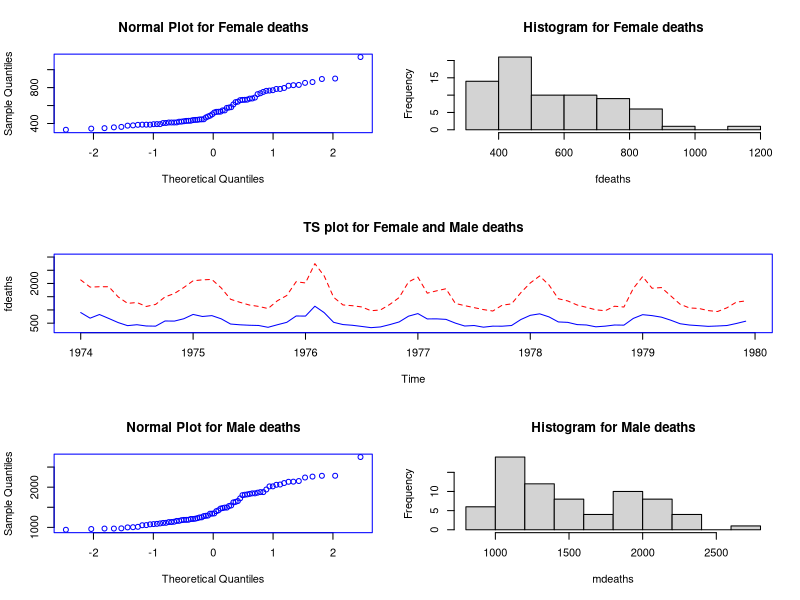
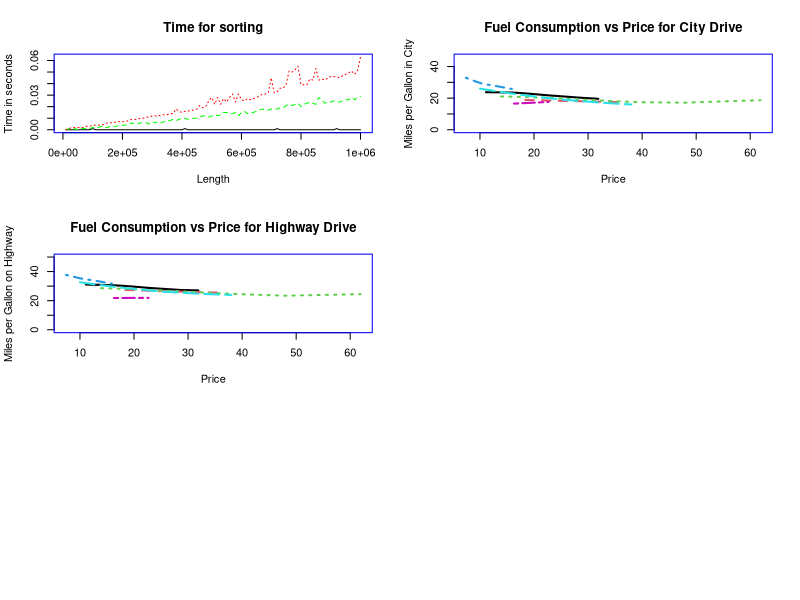
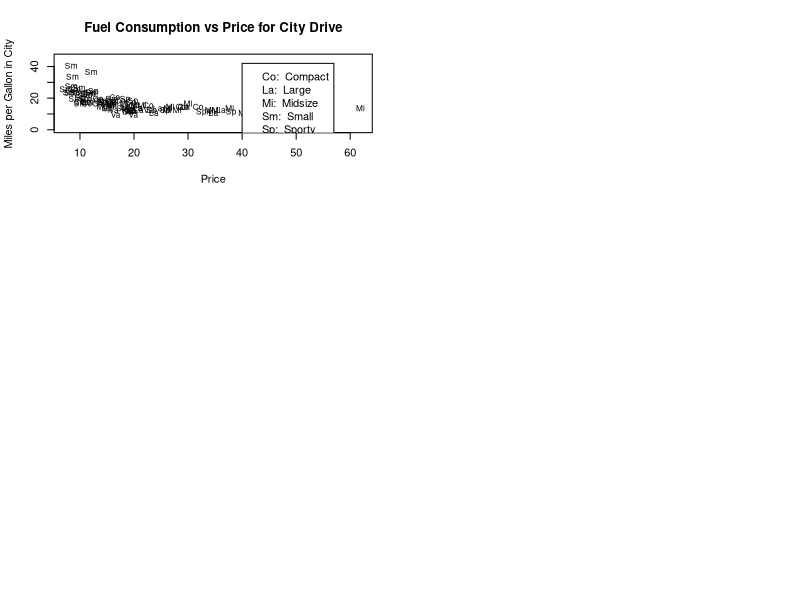
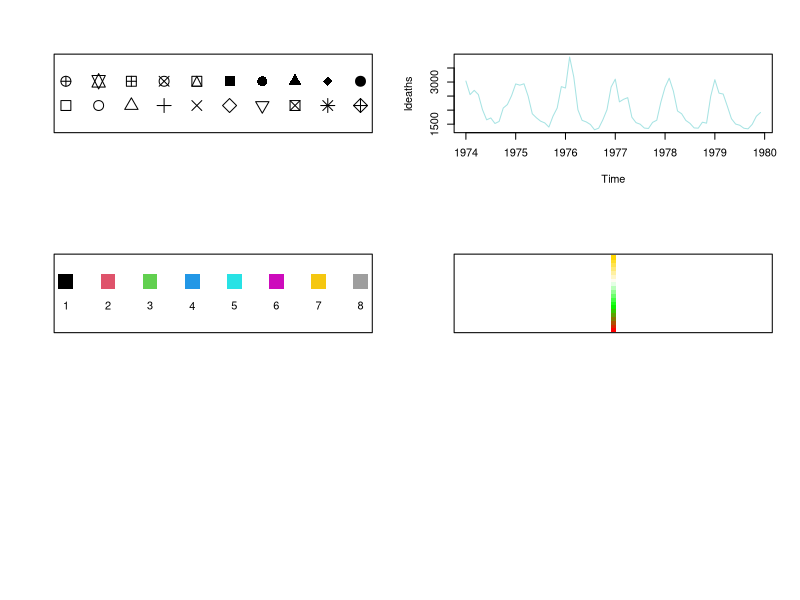
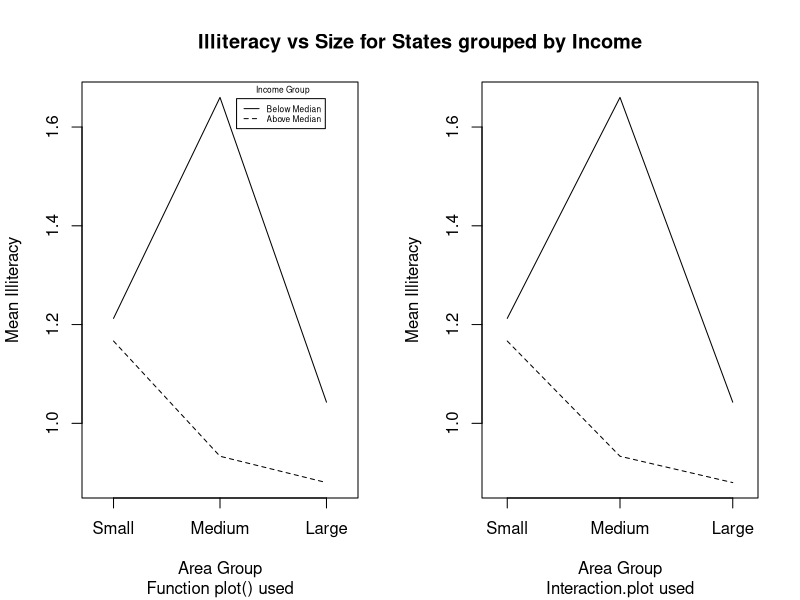
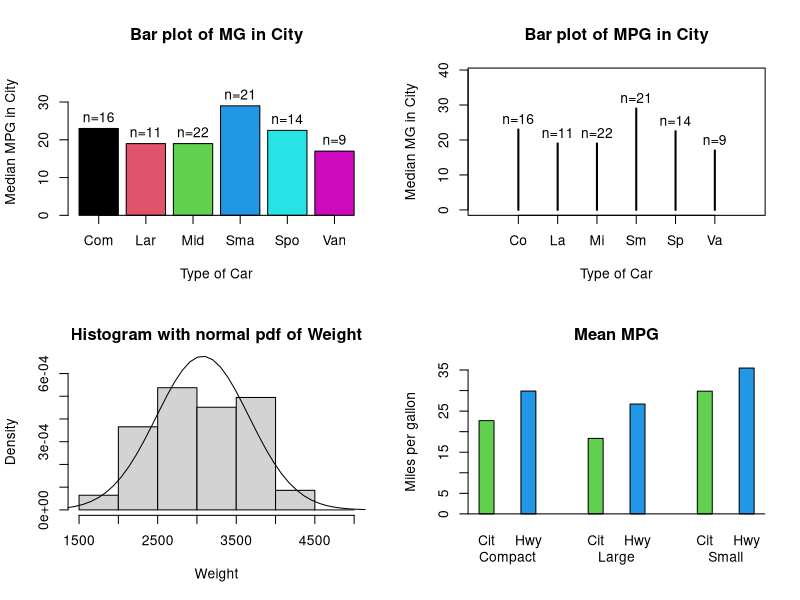
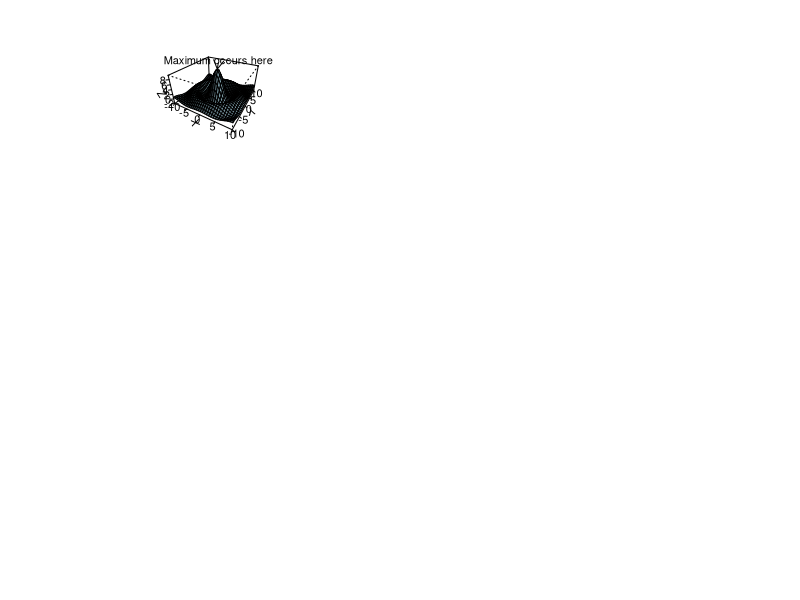

Reproduce these figures in R, in order.
## ---- chunk 1
par("fin")
## ---- chunk 2
par('col')
## ---- chunk 3
temp <- par(col = "blue")
## ---- chunk 4
temp
## ---- chunk 5
par('col')
## ---- chunk 6
par (mfrow = c(3,2), mfg = c(1,1))
qqnorm (fdeaths, main = "Normal Plot for Female deaths")
par (mfg = c(1,2))
hist (fdeaths, main = "Histogram for Female deaths")
par (mfrow = c(3,1), mfg = c(2,1))
ts.plot (fdeaths, ylim = c(250, 3000), main = "TS plot for Female and Male deaths")
lines (mdeaths, lty = 2, col = "red")
par (mfrow = c(3,2), mfg = c(3,1))
qqnorm (mdeaths, main = "Normal Plot for Male deaths")
par (mfg = c(3,2))
hist (mdeaths, main = "Histogram for Male deaths")
## ---- chunk 7
my.func <- function () 
{ times <- matrix(0,100,3)
  for(i in 1:100)
    {  n <- i * 10000
       s1 <- 1:n
       s2 <- sample(n)
       s3 <- rnorm(n)
       times[i,1] <- system.time(sort(s1))[1]
       times[i,2] <- system.time(sort(s2))[1]
       times[i,3] <- system.time(sort(s3))[1]
     }
  matplot(x = (1:100)*10000, y= times, type = "l", lty = 1:3,
          col = c("black", "green", "red"), xlab = "Length",  
          ylab = "Time in seconds", main = "Time for sorting")  
}
my.func()
## ---- chunk 8
my.func <- function (spar = 0.9)
{ require (MASS)                             # What is the effect of require()?
  oldstate <- par (no.readonly = TRUE)       # Describe object 'oldstate'
  on.exit (par (oldstate))                   # Of what use is on.exit()?

  cargrp <- Cars93[ , "Type"]
  price <- Cars93[ , "Price"]
  mpg.city <- Cars93[ , "MPG.city"]
  mpg.highway <- Cars93[ , "MPG.highway"]
  plot(price, mpg.city, type = "n", ylim = c(0, max(mpg.city)), 
       main = "Fuel Consumption vs Price for City Drive", xlab = "Price", 
       ylab = "Miles per Gallon in City")
  jj <- 0
  for(i in levels(cargrp))
    {  jj <- jj+1
       lines (smooth.spline (price[cargrp==i], mpg.city[cargrp==i], spar=spar),
              lty = jj, col = jj, lwd=2)
    }
  plot(price, mpg.highway, type = "n", ylim = c(0, max(mpg.highway)), 
       main = "Fuel Consumption vs Price for Highway Drive", xlab = "Price", 
       ylab = "Miles per Gallon on Highway")
  jj <- 0
  for(i in levels(cargrp))
    {  jj <- jj+1
       lines (smooth.spline (price[cargrp==i], mpg.highway[cargrp==i], 
                             spar = spar),
              lty = jj, col = jj, lwd = 2)
    }
}
my.func ()
## ---- chunk 9
my.func <- function()
{ require (MASS)  
  oldstate <- par (no.readonly = TRUE) 
  on.exit (par (oldstate)) 

  cargrp <- Cars93[ , "Type"]
  price <- Cars93[ , "Price"]
  mpg.city <- Cars93[ , "MPG.city"]
  plot(price, mpg.city, type = "n", ylim = c(0, max(mpg.city)), 
       main = "Fuel Consumption vs Price for City Drive", xlab = "Price", 
       ylab = "Miles per Gallon in City")
  char <- substring (as.character (cargrp), 1, 2)
  text (x = price, y = mpg.city, labels = char, pos = 1, cex = 0.75)
  labs <- paste (substring (levels (cargrp), 1, 2), levels(cargrp), sep=":  ")
  legend(x = 40, y = 42, legend = labs)
}
my.func ()
## ---- chunk 10
plot (x = rep(1:10, 2), y = rep (c(1,2), c(10,10)), pch = 0:19, cex = 2, 
      pty = "p", ylim = c(0,3), xlab = "", ylab = "", xaxt = "n", yaxt = "n")
## ---- chunk 11
plot (ldeaths, col = rgb (red = 167, green = 227, blue = 227, 
                          maxColorValue = 255))
## ---- chunk 12
plot (1:8, rep (1, 8), pch = 15, col = 1:8, cex = 3, ylim = c(-1,2), 
      xaxt = "n", yaxt = "n", xlab = "", ylab = "")
text (1:8, rep (0, 8), 1:8)
## ---- chunk 13
col.vec <- colorRampPalette (c ("red", "green", "white", "gold"))(20)
plot (rep(1,20), 1:20, col = col.vec, pch = 15,
      xaxt = "n", yaxt = "n", xlab = "", ylab = "")
## ---- chunk 14
my.func <- function()
{ old.state <- par(no.readonly = TRUE)
  on.exit (par (old.state))
  area <- state.x77[, "Area"]
  income <- state.x77[, "Income"]
  area.grp <- cut(area, c(0, quantile (area, c(1/3, 2/3, 1))),
                  labels = c("Small", "Medium", "Large"))
  income.grp <- cut(income, c(0, quantile (income, c(1/2, 1))),
                    labels = c("Below Median", "Above Median"))
  mns <- tapply(state.x77[, "Illiteracy"], list(area.grp, income.grp), mean)
  par(mfrow = c(1, 2))
  plot(c(0.8, 3.2), range(mns), type = "n", xaxt = "n", xlab = "Area Group", 
       ylab ="Mean Illiteracy", sub = "Function plot() used")
  axis(side = 1, at = 1:3, labels = levels(area.grp))
  lines(1:3, mns[, 1])
  lines(1:3, mns[, 2], lty = 2)
  par(usr = c(0, 1, 0, 1))
  legend(0.56, 0.96, lty = c(1,2), legend = levels(income.grp), cex= 0.5)
  text(0.63, 0.98, adj = 0, "Income Group", cex = 0.5)
	interaction.plot(area.grp, income.grp, state.x77[,"Illiteracy"], 
	                 xlab = "Area Group", ylab = "Mean Illiteracy", 
	                 sub = "Interaction.plot used", lty = 1:2, xtick = TRUE, 
	                 legend = FALSE)
  par(mfrow = c(1,1))
  par(new = T)
  plot(1:10, 1:10, type="n", xlab="", ylab="",axes = FALSE)
  title(main = "Illiteracy vs Size for States grouped by Income")
}
my.func ()
## ---- chunk 15
my.func <- function()
{ require (MASS)
  old.state <- par(no.readonly = TRUE)
  on.exit (par (old.state))
  par (mfrow = c(2,2))
  
  cargrp <- Cars93[,"Type"]
  meds <- tapply (Cars93[,"MPG.city"], cargrp, median)
  
  where <- barplot (meds, names = substring (levels(cargrp), 1, 3),
                    ylim = c(0, max(meds)+10), main = "Bar plot of MG in City",
                    xlab = "Type of Car", ylab = "Median MPG in City",
                    col = 1:length(meds), axis.lty = 1)
  text (where, meds+3, paste ("n", table (cargrp), sep = "="))

  # ---------------------------------------------------------------------------
  plot (0:(length(meds)+1), c(rep(0, (length(meds)+1)), max(meds)),
        ylim = c(0, max(meds)+10), type = "n", xlab = "", 
        ylab = "Median MG in City", main = "Bar plot of MPG in City", xaxt = "n")
  for (i in 1:length(meds))
    lines (c(i,i), c(0, meds[i]), lwd = 2)
  title (xlab = "Type of Car")
  axis (side = 1, at = 1:6, labels = substring(levels(cargrp), 1, 2))
  text (1:6, meds+3, paste("n", table (cargrp), sep = "="))
  
  # ---------------------------------------------------------------------------
  weight <- Cars93[,"Weight"]
  hist (weight, breaks = seq (from = 1500, to = 5000, by = 500), prob = TRUE,
        ylim = c(0, 0.0006), xlab = "Weight", main = "Histogram with normal pdf of Weight")
  pts <- seq (from = par("usr")[1], to = par("usr")[2], len = 40)
  lines (pts, dnorm(pts, mean=mean(weight), sd=sd(weight)), xpd = TRUE)
  
  # ---------------------------------------------------------------------------
  data.use <- Cars93[Cars93[,"Type"] == "Large" |
                     Cars93[,"Type"] == "Compact" |
                     Cars93[,"Type"] == "Small", c("Type", "MPG.city", "MPG.highway")]
  data.use [,1] <- factor (data.use [,1])
  rmeans <- apply (data.use[,2:3], 2, tapply, data.use[,1], mean)
  xvals <- barplot (t(rmeans), beside = TRUE, space = c(1.8, 3.5),
                    main = "Mean MPG", ylab = "Miles per gallon",
                    names = rep(c("Cit","Hwy"), 3), col = 3:4)
  axis (side = 1, at = apply (matrix (xvals, nrow = 2), 2, mean),
        line = 1, labels = rownames(rmeans), tick = FALSE)
  abline (h = 0)
}
my.func ()
## ---- chunk 16
my.func <- function () 
{ x <- seq(-10, 10, length= 30)
  y <- x
  ff <- function(x,y) { r <- sqrt(x^2+y^2); 10 * sin(r)/r }
  z <- outer(x, y, ff)
  z[is.na(z)] <- 1
  op <- par(bg = "white")
#  persp(x, y, z, theta = 30, phi = 30, expand = 0.5, col = "lightblue")
  res <- persp(x, y, z, theta = 30, phi = 30, expand = 0.5, col = "lightblue", 
               ltheta = 120, shade = 0.75, ticktype = "detailed", xlab = "X", 
               ylab = "Y", zlab = "Z" ) 
  print (round(res, 3))
  
  #--- Add to existing persp plot : ---
  #--- Function trans3d() -------------
 	trans3d <- function(x,y,z, pmat) 
 	{
 	  tr <- cbind(x,y,z,1) %*% pmat
    list(x = tr[,1]/tr[,4], y = tr[,2]/tr[,4])
  }
  # ----------------------------------
  z1 <- ff(1e-10, 1e-10)
  transfrm <- trans3d (c(0,-2.5), c(0,5), c(z1,z1), res)
  arrows(transfrm$x[1], transfrm$y[1], transfrm$x[2], transfrm$y[2], 
         length = 0.1, code = 1)
  text(transfrm$x[2], transfrm$y[2]+0.02, "Maximum occurs here")
  return(z1)
}
my.func()
